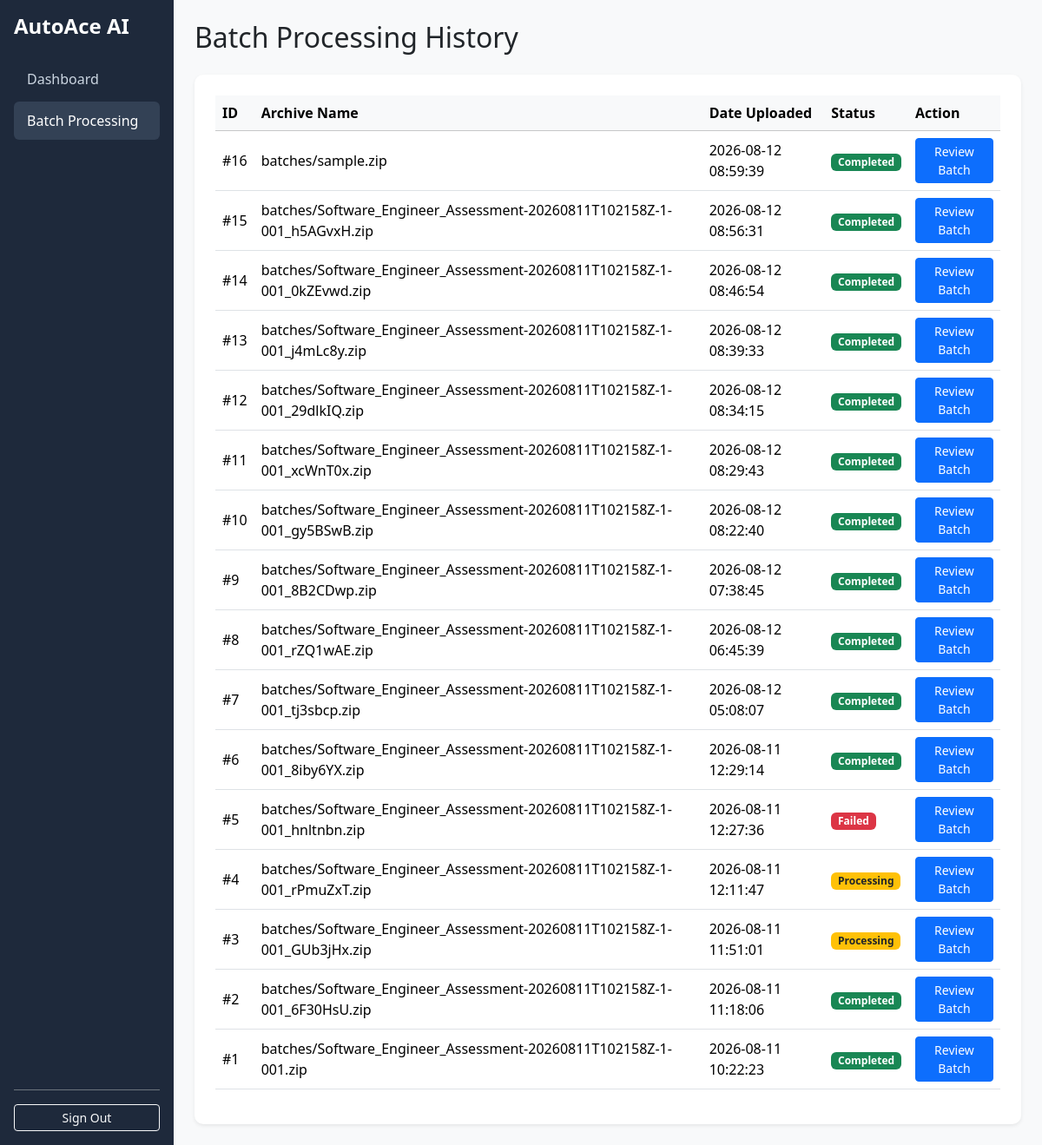
/batches/ (signed in), run on the app's committed database.
### audio_analytics/models.py (models this page shows, shortened)
class BatchUpload(models.Model):
    class Status(models.TextChoices):
        PENDING = 'pending', 'Pending'
        PROCESSING = 'processing', 'Processing'
        COMPLETED = 'completed', 'Completed'
        FAILED = 'failed', 'Failed'
    zip_file = models.FileField(upload_to='batches/')
    uploaded_at = models.DateTimeField(auto_now_add=True)
    status = models.CharField(
        max_length=20,
        choices=Status.choices,
        default=Status.PENDING
    )
    error_message = models.TextField(blank=True, null=True)
    metrics_json = models.TextField(blank=True, null=True)  # Stores F1, Accuracy, and Confusion Matrix

### audio_analytics/views.py (the view)
# urls.py: path('batches/', BatchListView.as_view(), name='batch_list'),
class BatchListView(LoginRequiredMixin, ListView):
    model = BatchUpload
    template_name = "audio_analytics/batch_list.html"
    context_object_name = "batches"
    ordering = ["-uploaded_at"]

### audio_analytics/templates/audio_analytics/batch_list.html (shortened to what this page needs)
{% extends 'audio_analytics/base.html' %}
{% block content %}
<h2 class="mb-4">Batch Processing History</h2>
<div class="card card-custom">
    <div class="card-body p-4">
        <div class="table-responsive">
            <table class="table table-hover align-middle">
                <thead class="table-light">
                    <tr>
                        <th>ID</th>
                        <th>Archive Name</th>
                        <th>Date Uploaded</th>
                        <th>Status</th>
                        <th>Action</th>
                    </tr>
                </thead>
                <tbody>
                    {% for batch in batches %}
                    <tr>
                        <td>#{{ batch.id }}</td>
                        <td>{{ batch.zip_file.name }}</td>
                        <td>{{ batch.uploaded_at|date:"Y-m-d H:i:s" }}</td>
                        <td>
                            <span class="badge {% if batch.status == 'completed' %}bg-success{% elif batch.status == 'failed' %}bg-danger{% else %}bg-warning text-dark{% endif %}">
                                {{ batch.get_status_display }}
                            </span>
                        </td>
                        <td>
                            <a href="{% url 'batch_detail' batch.pk %}" class="btn btn-sm btn-primary">Review Batch</a>
                        </td>
                    </tr>
                    {% empty %}
                    <tr><td colspan="5" class="text-center text-muted">No batches available.</td></tr>
                    {% endfor %}
                </tbody>
            </table>
        </div>
    </div>
</div>
{% endblock %}

### audio_analytics/templates/audio_analytics/base.html (shortened to what this page needs)
<!DOCTYPE html>
<html lang="en">
<head>
    <link href="https://cdn.jsdelivr.net/npm/bootstrap@5.3.2/dist/css/bootstrap.min.css" rel="stylesheet">
</head>
<body>
    <div class="container-fluid">
        <div class="row">
            <div class="col-md-2 sidebar p-3 d-flex flex-column">
                <h4 class="fw-bold mb-4 text-white">AutoAce AI</h4>
                <nav class="nav flex-column gap-1">
                    <a href="{% url 'dashboard' %}" class="{% if request.resolver_match.url_name == 'dashboard' %}active{% endif %}">Dashboard</a>
                    <a href="{% url 'batch_list' %}" class="{% if request.resolver_match.url_name == 'batch_list' %}active{% endif %}">Batch Processing</a>
                </nav>
                <div class="mt-auto pt-3 border-top border-secondary">
                    <form action="{% url 'logout' %}" method="post">
                        <button type="submit" class="btn btn-outline-light btn-sm w-100">Sign Out</button>
                    </form>
                </div>
            </div>
            <div class="col-md-10 p-4">
                {% block content %}{% endblock %}
            </div>
        </div>
    </div>
</body>
</html>

### audio_analytics/templates/audio_analytics/base.html (style rules this page uses)
body { background-color: #f8f9fa; }
.sidebar { min-height: 100vh; background-color: #1e293b; color: #fff; }
.sidebar a { color: #cbd5e1; text-decoration: none; padding: 10px 15px; display: block; border-radius: 6px; }
.sidebar a:hover, .sidebar a.active { background-color: #334155; color: #fff; }
.card-custom { border: none; border-radius: 10px; box-shadow: 0 0.125rem 0.25rem rgba(0,0,0,0.075); }

### data on the page
BatchUpload: id "16", zip_file.name "batches/sample.zip", uploaded_at "2026-08-12 08:59:39", status "Completed"
BatchUpload: id "15", zip_file.name "batches/Software_Engineer_Assessment-20260811T102158Z-1-001_h5AGvxH.zip", uploaded_at "2026-08-12 08:56:31", status "Completed"
BatchUpload: id "14", zip_file.name "batches/Software_Engineer_Assessment-20260811T102158Z-1-001_0kZEvwd.zip", uploaded_at "2026-08-12 08:46:54", status "Completed"
BatchUpload: id "13", zip_file.name "batches/Software_Engineer_Assessment-20260811T102158Z-1-001_j4mLc8y.zip", uploaded_at "2026-08-12 08:39:33", status "Completed"
BatchUpload: id "12", zip_file.name "batches/Software_Engineer_Assessment-20260811T102158Z-1-001_29dlkIQ.zip", uploaded_at "2026-08-12 08:34:15", status "Completed"
BatchUpload: id "11", zip_file.name "batches/Software_Engineer_Assessment-20260811T102158Z-1-001_xcWnT0x.zip", uploaded_at "2026-08-12 08:29:43", status "Completed"
BatchUpload: id "10", zip_file.name "batches/Software_Engineer_Assessment-20260811T102158Z-1-001_gy5BSwB.zip", uploaded_at "2026-08-12 08:22:40", status "Completed"
BatchUpload: id "9", zip_file.name "batches/Software_Engineer_Assessment-20260811T102158Z-1-001_8B2CDwp.zip", uploaded_at "2026-08-12 07:38:45", status "Completed"
BatchUpload: id "8", zip_file.name "batches/Software_Engineer_Assessment-20260811T102158Z-1-001_rZQ1wAE.zip", uploaded_at "2026-08-12 06:45:39", status "Completed"
BatchUpload: id "7", zip_file.name "batches/Software_Engineer_Assessment-20260811T102158Z-1-001_tj3sbcp.zip", uploaded_at "2026-08-12 05:08:07", status "Completed"
BatchUpload: id "6", zip_file.name "batches/Software_Engineer_Assessment-20260811T102158Z-1-001_8iby6YX.zip", uploaded_at "2026-08-11 12:29:14", status "Completed"
BatchUpload: id "5", zip_file.name "batches/Software_Engineer_Assessment-20260811T102158Z-1-001_hnltnbn.zip", uploaded_at "2026-08-11 12:27:36", status "Failed"
BatchUpload: id "4", zip_file.name "batches/Software_Engineer_Assessment-20260811T102158Z-1-001_rPmuZxT.zip", uploaded_at "2026-08-11 12:11:47", status "Processing"
BatchUpload: id "3", zip_file.name "batches/Software_Engineer_Assessment-20260811T102158Z-1-001_GUb3jHx.zip", uploaded_at "2026-08-11 11:51:01", status "Processing"
BatchUpload: id "2", zip_file.name "batches/Software_Engineer_Assessment-20260811T102158Z-1-001_6F30HsU.zip", uploaded_at "2026-08-11 11:18:06", status "Completed"
BatchUpload: id "1", zip_file.name "batches/Software_Engineer_Assessment-20260811T102158Z-1-001.zip", uploaded_at "2026-08-11 10:22:23", status "Completed"
